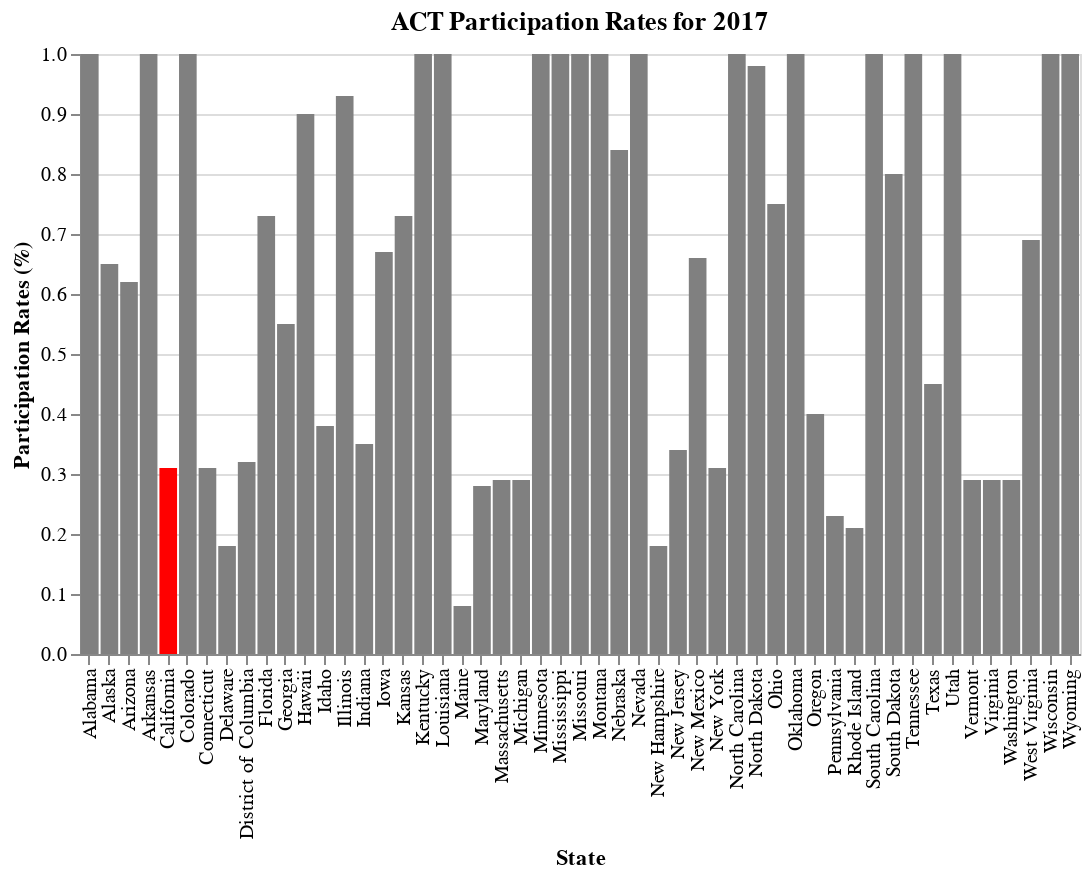

Here is the notebook cell this chart was saved with:
### Markdown cell above
*ACT performance scored better than SAT.*

### Code cell
#ACT participation rate for 2017
alt.Chart(states_data).mark_bar().encode(
    x=alt.X('state', title='State'),
    y=alt.Y('act17_part', title='Participation Rates (%)'),
    color=alt.condition(
        alt.datum.state == 'California',
        alt.value('red'),
        alt.value('grey')
    )
).properties(width=500, title='ACT Participation Rates for 2017')

### Figure 1 — Vega-Lite specification as saved in the notebook (floating-point values rounded to 4 significant figures)
{"config": {"view": {"continuousWidth": 400, "continuousHeight": 300}}, "data": {"name": "data-569fff93ff2a9f790209f8140c8ab5fc"}, "mark": "bar", "encoding": {"color": {"condition": {"value": "red", "test": "(datum.state === 'California')"}, "value": "grey"}, "x": {"type": "nominal", "field": "state", "title": "State"}, "y": {"type": "quantitative", "field": "act17_part", "title": "Participation Rates (%)"}}, "title": "ACT Participation Rates for 2017", "width": 500, "$schema": "https://vega.github.io/schema/vega-lite/v4.8.1.json", "datasets": {"data-569fff93ff2a9f790209f8140c8ab5fc": [{"state": "Alabama", "sat17_part": 0.05, "sat17_ebrw": 593, "sat17_math": 572, "sat17_total": 1165, "act17_part": 1.0, "act17_eng": 18.9, "act17_math": 18.4, "act17_read": 19.7, "act17_sci": 19.4, "act17_comp": 19.2, "sat18_part": 0.06, "sat18_ebrw": 595, "sat18_math": 571, "sat18_total": 1166, "act18_part": 1.0, "act18_comp": 19.1, "sat19_part": 0.07, "sat19_ebrw": 583, "sat19_math": 560, "sat19_total": 1143, "act19_part": 1.0, "act19_comp": 18.9, "pop19": 4903185, "poverty_pct": 14.7, "income17": 50200.0, "income18": 50800.0, "income19": 51700.0, "gdp17": 215100.0, "gdp18": 224000.0, "gdp19": 231200.0, "gdp19_percap": 47150.0}, {"state": "Alaska", "sat17_part": 0.38, "sat17_ebrw": 547, "sat17_math": 533, "sat17_total": 1080, "act17_part": 0.65, "act17_eng": 18.7, "act17_math": 19.8, "act17_read": 20.4, "act17_sci": 19.9, "act17_comp": 19.8, "sat18_part": 0.43, "sat18_ebrw": 562, "sat18_math": 544, "sat18_total": 1106, "act18_part": 0.33, "act18_comp": 20.8, "sat19_part": 0.41, "sat19_ebrw": 556, "sat19_math": 541, "sat19_total": 1097, "act19_part": 0.38, "act19_comp": 20.1, "pop19": 731545, "poverty_pct": 11.8, "income17": 76300.0, "income18": 75700.0, "income19": 75500.0, "gdp17": 53090.0, "gdp18": 54710.0, "gdp19": 54550.0, "gdp19_percap": 74560.0}, {"state": "Arizona", "sat17_part": 0.3, "sat17_ebrw": 563, "sat17_math": 553, "sat17_total": 1116, "act17_part": 0.62, "act17_eng": 18.6, "act17_math": 19.8, "act17_read": 20.1, "act17_sci": 19.8, "act17_comp": 19.7, "sat18_part": 0.29, "sat18_ebrw": 577, "sat18_math": 572, "sat18_total": 1149, "act18_part": 0.66, "act18_comp": 19.2, "sat19_part": 0.31, "sat19_ebrw": 569, "sat19_math": 565, "sat19_total": 1134, "act19_part": 0.73, "act19_comp": 19.0, "pop19": 7278717, "poverty_pct": 12.1, "income17": 59000.0, "income18": 60300.0, "income19": 62100.0, "gdp17": 330400.0, "gdp18": 349900.0, "gdp19": 370000.0, "gdp19_percap": 50830.0}, {"state": "Arkansas", "sat17_part": 0.03, "sat17_ebrw": 614, "sat17_math": 594, "sat17_total": 1208, "act17_part": 1.0, "act17_eng": 18.9, "act17_math": 19.0, "act17_read": 19.7, "act17_sci": 19.5, "act17_comp": 19.4, "sat18_part": 0.05, "sat18_ebrw": 592, "sat18_math": 576, "sat18_total": 1169, "act18_part": 1.0, "act18_comp": 19.4, "sat19_part": 0.06, "sat19_ebrw": 582, "sat19_math": 559, "sat19_total": 1141, "act19_part": 1.0, "act19_comp": 19.3, "pop19": 3017804, "poverty_pct": 15.0, "income17": 47800.0, "income18": 47900.0, "income19": 49000.0, "gdp17": 122400.0, "gdp18": 127300.0, "gdp19": 130800.0, "gdp19_percap": 43360.0}, {"state": "California", "sat17_part": 0.53, "sat17_ebrw": 531, "sat17_math": 524, "sat17_total": 1055, "act17_part": 0.31, "act17_eng": 22.5, "act17_math": 22.7, "act17_read": 23.1, "act17_sci": 22.2, "act17_comp": 22.8, "sat18_part": 0.6, "sat18_ebrw": 540, "sat18_math": 536, "sat18_total": 1076, "act18_part": 0.27, "act18_comp": 22.7, "sat19_part": 0.63, "sat19_ebrw": 534, "sat19_math": 531, "sat19_total": 1065, "act19_part": 0.23, "act19_comp": 22.6, "pop19": 39512223, "poverty_pct": 11.4, "income17": 74900.0, "income18": 76600.0, "income19": 80400.0, "gdp17": 2731000.0, "gdp18": 2895000.0, "gdp19": 3053000.0, "gdp19_percap": 77260.0}, {"state": "Colorado", "sat17_part": 0.11, "sat17_ebrw": 606, "sat17_math": 595, "sat17_total": 1201, "act17_part": 1.0, "act17_eng": 20.1, "act17_math": 20.3, "act17_read": 21.2, "act17_sci": 20.9, "act17_comp": 20.8, "sat18_part": 1.0, "sat18_ebrw": 519, "sat18_math": 506, "sat18_total": 1025, "act18_part": 0.3, "act18_comp": 23.9, "sat19_part": 1.0, "sat19_ebrw": 518, "sat19_math": 506, "sat19_total": 1024, "act19_part": 0.27, "act19_comp": 23.8, "pop19": 5758736, "poverty_pct": 9.1, "income17": 72100.0, "income18": 73300.0, "income19": 77100.0, "gdp17": 348900.0, "gdp18": 371400.0, "gdp19": 392200.0, "gdp19_percap": 68110.0}, {"state": "Connecticut", "sat17_part": 1.0, "sat17_ebrw": 530, "sat17_math": 512, "sat17_total": 1041, "act17_part": 0.31, "act17_eng": 25.5, "act17_math": 24.6, "act17_read": 25.6, "act17_sci": 24.6, "act17_comp": 25.2, "sat18_part": 1.0, "sat18_ebrw": 535, "sat18_math": 519, "sat18_total": 1053, "act18_part": 0.26, "act18_comp": 25.6, "sat19_part": 1.0, "sat19_ebrw": 529, "sat19_math": 516, "sat19_total": 1046, "act19_part": 0.22, "act19_comp": 25.5, "pop19": 3565287, "poverty_pct": 9.7, "income17": 77400.0, "income18": 77700.0, "income19": 78800.0, "gdp17": 271600.0, "gdp18": 280700.0, "gdp19": 288100.0, "gdp19_percap": 80810.0}, {"state": "Delaware", "sat17_part": 1.0, "sat17_ebrw": 503, "sat17_math": 492, "sat17_total": 996, "act17_part": 0.18, "act17_eng": 24.1, "act17_math": 23.4, "act17_read": 24.8, "act17_sci": 23.6, "act17_comp": 24.1, "sat18_part": 1.0, "sat18_ebrw": 505, "sat18_math": 492, "sat18_total": 998, "act18_part": 0.17, "act18_comp": 23.8, "sat19_part": 1.0, "sat19_ebrw": 499, "sat19_math": 486, "sat19_total": 985, "act19_part": 0.13, "act19_comp": 24.1, "pop19": 973764, "poverty_pct": 7.6, "income17": 65600.0, "income18": 66000.0, "income19": 70200.0, "gdp17": 68760.0, "gdp18": 72490.0, "gdp19": 77040.0, "gdp19_percap": 79120.0}, {"state": "District of Columbia", "sat17_part": 1.0, "sat17_ebrw": 482, "sat17_math": 468, "sat17_total": 950, "act17_part": 0.32, "act17_eng": 24.4, "act17_math": 23.5, "act17_read": 24.9, "act17_sci": 23.5, "act17_comp": 24.2, "sat18_part": 0.92, "sat18_ebrw": 497, "sat18_math": 480, "sat18_total": 977, "act18_part": 0.32, "act18_comp": 23.6, "sat19_part": 0.94, "sat19_ebrw": 495, "sat19_math": 480, "sat19_total": 975, "act19_part": 0.32, "act19_comp": 23.5, "pop19": 705749, "poverty_pct": 13.7, "income17": 85900.0, "income18": 86700.0, "income19": 92300.0, "gdp17": 133400.0, "gdp18": 139800.0, "gdp19": 144400.0, "gdp19_percap": 204600.0}, {"state": "Florida", "sat17_part": 0.83, "sat17_ebrw": 520, "sat17_math": 497, "sat17_total": 1017, "act17_part": 0.73, "act17_eng": 19.0, "act17_math": 19.4, "act17_read": 21.0, "act17_sci": 19.4, "act17_comp": 19.8, "sat18_part": 0.56, "sat18_ebrw": 550, "sat18_math": 549, "sat18_total": 1099, "act18_part": 0.66, "act18_comp": 19.9, "sat19_part": 1.0, "sat19_ebrw": 516, "sat19_math": 483, "sat19_total": 999, "act19_part": 0.54, "act19_comp": 20.1, "pop19": 21477737, "poverty_pct": 12.9, "income17": 54900.0, "income18": 56500.0, "income19": 59200.0, "gdp17": 1003000.0, "gdp18": 1058000.0, "gdp19": 1116000.0, "gdp19_percap": 51980.0}, {"state": "Georgia", "sat17_part": 0.61, "sat17_ebrw": 535, "sat17_math": 515, "sat17_total": 1050, "act17_part": 0.55, "act17_eng": 21.0, "act17_math": 20.9, "act17_read": 22.0, "act17_sci": 21.3, "act17_comp": 21.4, "sat18_part": 0.7, "sat18_ebrw": 542, "sat18_math": 522, "sat18_total": 1064, "act18_part": 0.53, "act18_comp": 21.4, "sat19_part": 0.71, "sat19_ebrw": 538, "sat19_math": 519, "sat19_total": 1058, "act19_part": 0.49, "act19_comp": 21.4, "pop19": 10617423, "poverty_pct": 13.3, "income17": 58600.0, "income18": 59800.0, "income19": 62000.0, "gdp17": 574400.0, "gdp18": 602300.0, "gdp19": 637800.0, "gdp19_percap": 60070.0}, {"state": "Hawaii", "sat17_part": 0.55, "sat17_ebrw": 544, "sat17_math": 541, "sat17_total": 1085, "act17_part": 0.9, "act17_eng": 17.8, "act17_math": 19.2, "act17_read": 19.2, "act17_sci": 19.3, "act17_comp": 19.0, "sat18_part": 0.56, "sat18_ebrw": 480, "sat18_math": 530, "sat18_total": 1010, "act18_part": 0.89, "act18_comp": 18.9, "sat19_part": 0.54, "sat19_ebrw": 550, "sat19_math": 550, "sat19_total": 1100, "act19_part": 0.8, "act19_comp": 19.0, "pop19": 1415872, "poverty_pct": 9.4, "income17": 81100.0, "income18": 81700.0, "income19": 83100.0, "gdp17": 87180.0, "gdp18": 90280.0, "gdp19": 91780.0, "gdp19_percap": 64820.0}, {"state": "Idaho", "sat17_part": 0.93, "sat17_ebrw": 513, "sat17_math": 493, "sat17_total": 1005, "act17_part": 0.38, "act17_eng": 21.9, "act17_math": 21.8, "act17_read": 23.0, "act17_sci": 22.1, "act17_comp": 22.3, "sat18_part": 1.0, "sat18_ebrw": 508, "sat18_math": 493, "sat18_total": 1001, "act18_part": 0.36, "act18_comp": 22.3, "sat19_part": 1.0, "sat19_ebrw": 505, "sat19_math": 488, "sat19_total": 993, "act19_part": 0.31, "act19_comp": 22.5, "pop19": 1787065, "poverty_pct": 10.0, "income17": 54500.0, "income18": 56600.0, "income19": 61000.0, "gdp17": 71690.0, "gdp18": 77490.0, "gdp19": 82420.0, "gdp19_percap": 46120.0}, {"state": "Illinois", "sat17_part": 0.09, "sat17_ebrw": 559, "sat17_math": 556, "sat17_total": 1115, "act17_part": 0.93, "act17_eng": 21.0, "act17_math": 21.2, "act17_read": 21.6, "act17_sci": 21.3, "act17_comp": 21.4, "sat18_part": 0.99, "sat18_ebrw": 513, "sat18_math": 506, "sat18_total": 1019, "act18_part": 0.43, "act18_comp": 23.9, "sat19_part": 1.0, "sat19_ebrw": 509, "sat19_math": 504, "sat19_total": 1013, "act19_part": 0.35, "act19_comp": 24.3, "pop19": 12671821, "poverty_pct": 10.4, "income17": 65700.0, "income18": 66200.0, "income19": 69200.0, "gdp17": 827100.0, "gdp18": 867500.0, "gdp19": 890500.0, "gdp19_percap": 70270.0}, {"state": "Indiana", "sat17_part": 0.63, "sat17_ebrw": 542, "sat17_math": 532, "sat17_total": 1074, "act17_part": 0.35, "act17_eng": 22.0, "act17_math": 22.4, "act17_read": 23.2, "act17_sci": 22.3, "act17_comp": 22.6, "sat18_part": 0.63, "sat18_ebrw": 542, "sat18_math": 532, "sat18_total": 1074, "act18_part": 0.32, "act18_comp": 22.5, "sat19_part": 0.66, "sat19_ebrw": 543, "sat19_math": 537, "sat19_total": 1080, "act19_part": 0.29, "act19_comp": 22.5, "pop19": 6732219, "poverty_pct": 11.1, "income17": 56500.0, "income18": 56800.0, "income19": 57600.0, "gdp17": 353200.0, "gdp18": 373500.0, "gdp19": 381000.0, "gdp19_percap": 56600.0}, {"state": "Iowa", "sat17_part": 0.02, "sat17_ebrw": 641, "sat17_math": 635, "sat17_total": 1275, "act17_part": 0.67, "act17_eng": 21.2, "act17_math": 21.3, "act17_read": 22.6, "act17_sci": 22.1, "act17_comp": 21.9, "sat18_part": 0.03, "sat18_ebrw": 634, "sat18_math": 631, "sat18_total": 1265, "act18_part": 0.68, "act18_comp": 21.8, "sat19_part": 0.03, "sat19_ebrw": 622, "sat19_math": 622, "sat19_total": 1244, "act19_part": 0.66, "act19_comp": 21.6, "pop19": 3155070, "poverty_pct": 8.6, "income17": 61100.0, "income18": 61000.0, "income19": 61700.0, "gdp17": 183500.0, "gdp18": 190400.0, "gdp19": 194300.0, "gdp19_percap": 61590.0}, {"state": "Kansas", "sat17_part": 0.04, "sat17_ebrw": 632, "sat17_math": 628, "sat17_total": 1260, "act17_part": 0.73, "act17_eng": 21.1, "act17_math": 21.3, "act17_read": 22.3, "act17_sci": 21.7, "act17_comp": 21.7, "sat18_part": 0.04, "sat18_ebrw": 633, "sat18_math": 631, "sat18_total": 1265, "act18_part": 0.71, "act18_comp": 21.6, "sat19_part": 0.04, "sat19_ebrw": 618, "sat19_math": 623, "sat19_total": 1241, "act19_part": 0.72, "act19_comp": 21.2, "pop19": 2913314, "poverty_pct": 10.4, "income17": 58800.0, "income18": 59300.0, "income19": 62100.0, "gdp17": 164900.0, "gdp18": 172300.0, "gdp19": 176700.0, "gdp19_percap": 60670.0}, {"state": "Kentucky", "sat17_part": 0.04, "sat17_ebrw": 631, "sat17_math": 616, "sat17_total": 1247, "act17_part": 1.0, "act17_eng": 19.6, "act17_math": 19.4, "act17_read": 20.5, "act17_sci": 20.1, "act17_comp": 20.0, "sat18_part": 0.04, "sat18_ebrw": 630, "sat18_math": 618, "sat18_total": 1248, "act18_part": 1.0, "act18_comp": 20.2, "sat19_part": 0.04, "sat19_ebrw": 620, "sat19_math": 612, "sat19_total": 1232, "act19_part": 1.0, "act19_comp": 19.8, "pop19": 4467673, "poverty_pct": 14.2, "income17": 50500.0, "income18": 51200.0, "income19": 52300.0, "gdp17": 201600.0, "gdp18": 208300.0, "gdp19": 216100.0, "gdp19_percap": 48370.0}, {"state": "Louisiana", "sat17_part": 0.04, "sat17_ebrw": 611, "sat17_math": 586, "sat17_total": 1198, "act17_part": 1.0, "act17_eng": 19.4, "act17_math": 18.8, "act17_read": 19.8, "act17_sci": 19.6, "act17_comp": 19.5, "sat18_part": 0.04, "sat18_ebrw": 615, "sat18_math": 595, "sat18_total": 1210, "act18_part": 1.0, "act18_comp": 19.2, "sat19_part": 0.05, "sat19_ebrw": 610, "sat19_math": 591, "sat19_total": 1200, "act19_part": 1.0, "act19_comp": 18.8, "pop19": 4648794, "poverty_pct": 19.1, "income17": 48100.0, "income18": 48800.0, "income19": 51100.0, "gdp17": 241700.0, "gdp18": 255800.0, "gdp19": 254600.0, "gdp19_percap": 54760.0}, {"state": "Maine", "sat17_part": 0.95, "sat17_ebrw": 513, "sat17_math": 499, "sat17_total": 1012, "act17_part": 0.08, "act17_eng": 24.2, "act17_math": 24.0, "act17_read": 24.8, "act17_sci": 23.7, "act17_comp": 24.3, "sat18_part": 0.99, "sat18_ebrw": 512, "sat18_math": 501, "sat18_total": 1013, "act18_part": 0.07, "act18_comp": 24.0, "sat19_part": 0.99, "sat19_ebrw": 512, "sat19_math": 502, "sat19_total": 1013, "act19_part": 0.06, "act19_comp": 24.3, "pop19": 1344212, "poverty_pct": 11.5, "income17": 58700.0, "income18": 56600.0, "income19": 58900.0, "gdp17": 62410.0, "gdp18": 65490.0, "gdp19": 68450.0, "gdp19_percap": 50920.0}, {"state": "Maryland", "sat17_part": 0.69, "sat17_ebrw": 536, "sat17_math": 524, "sat17_total": 1060, "act17_part": 0.28, "act17_eng": 23.3, "act17_math": 23.1, "act17_read": 24.2, "act17_sci": 2.3, "act17_comp": 23.6, "sat18_part": 0.76, "sat18_ebrw": 545, "sat18_math": 535, "sat18_total": 1080, "act18_part": 0.31, "act18_comp": 22.5, "sat19_part": 0.82, "sat19_ebrw": 535, "sat19_math": 523, "sat19_total": 1058, "act19_part": 0.28, "act19_comp": 22.3, "pop19": 6045680, "poverty_pct": 7.5, "income17": 84200.0, "income18": 84800.0, "income19": 86700.0, "gdp17": 400400.0, "gdp18": 411100.0, "gdp19": 421600.0, "gdp19_percap": 69740.0}, {"state": "Massachusetts", "sat17_part": 0.76, "sat17_ebrw": 555, "sat17_math": 551, "sat17_total": 1107, "act17_part": 0.29, "act17_eng": 25.4, "act17_math": 25.3, "act17_read": 25.9, "act17_sci": 24.7, "act17_comp": 25.4, "sat18_part": 0.8, "sat18_ebrw": 562, "sat18_math": 563, "sat18_total": 1125, "act18_part": 0.25, "act18_comp": 25.5, "sat19_part": 0.81, "sat19_ebrw": 559, "sat19_math": 561, "sat19_total": 1120, "act19_part": 0.21, "act19_comp": 25.5, "pop19": 6892503, "poverty_pct": 9.2, "income17": 80700.0, "income18": 81300.0, "income19": 85800.0, "gdp17": 532400.0, "gdp18": 564000.0, "gdp19": 593300.0, "gdp19_percap": 86070.0}, {"state": "Michigan", "sat17_part": 1.0, "sat17_ebrw": 509, "sat17_math": 495, "sat17_total": 1005, "act17_part": 0.29, "act17_eng": 24.1, "act17_math": 23.7, "act17_read": 24.5, "act17_sci": 23.8, "act17_comp": 24.1, "sat18_part": 1.0, "sat18_ebrw": 511, "sat18_math": 499, "sat18_total": 1011, "act18_part": 0.22, "act18_comp": 24.2, "sat19_part": 1.0, "sat19_ebrw": 507, "sat19_math": 496, "sat19_total": 1003, "act19_part": 0.19, "act19_comp": 24.4, "pop19": 9986857, "poverty_pct": 10.7, "income17": 57300.0, "income18": 57700.0, "income19": 59600.0, "gdp17": 501800.0, "gdp18": 520800.0, "gdp19": 531400.0, "gdp19_percap": 53210.0}, {"state": "Minnesota", "sat17_part": 0.03, "sat17_ebrw": 644, "sat17_math": 651, "sat17_total": 1295, "act17_part": 1.0, "act17_eng": 20.4, "act17_math": 21.5, "act17_read": 21.8, "act17_sci": 21.6, "act17_comp": 21.5, "sat18_part": 0.04, "sat18_ebrw": 643, "sat18_math": 655, "sat18_total": 1298, "act18_part": 0.99, "act18_comp": 21.3, "sat19_part": 0.04, "sat19_ebrw": 636, "sat19_math": 648, "sat19_total": 1284, "act19_part": 0.95, "act19_comp": 21.4, "pop19": 5639632, "poverty_pct": 7.4, "income17": 71300.0, "income18": 71600.0, "income19": 74600.0, "gdp17": 354700.0, "gdp18": 373400.0, "gdp19": 383000.0, "gdp19_percap": 67920.0}, {"state": "Mississippi", "sat17_part": 0.02, "sat17_ebrw": 634, "sat17_math": 607, "sat17_total": 1242, "act17_part": 1.0, "act17_eng": 18.2, "act17_math": 18.1, "act17_read": 18.8, "act17_sci": 18.8, "act17_comp": 18.6, "sat18_part": 0.03, "sat18_ebrw": 630, "sat18_math": 606, "sat18_total": 1236, "act18_part": 1.0, "act18_comp": 18.6, "sat19_part": 0.03, "sat19_ebrw": 628, "sat19_math": 608, "sat19_total": 1237, "act19_part": 1.0, "act19_comp": 18.4, "pop19": 2976149, "poverty_pct": 19.1, "income17": 45400.0, "income18": 45500.0, "income19": 45800.0, "gdp17": 110000.0, "gdp18": 112400.0, "gdp19": 114700.0, "gdp19_percap": 38550.0}, {"state": "Missouri", "sat17_part": 0.03, "sat17_ebrw": 640, "sat17_math": 631, "sat17_total": 1271, "act17_part": 1.0, "act17_eng": 19.8, "act17_math": 19.9, "act17_read": 20.8, "act17_sci": 20.5, "act17_comp": 20.4, "sat18_part": 0.04, "sat18_ebrw": 633, "sat18_math": 629, "sat18_total": 1262, "act18_part": 1.0, "act18_comp": 20.0, "sat19_part": 0.04, "sat19_ebrw": 622, "sat19_math": 615, "sat19_total": 1236, "act19_part": 0.82, "act19_comp": 20.8, "pop19": 6137428, "poverty_pct": 11.0, "income17": 56000.0, "income18": 55500.0, "income19": 57400.0, "gdp17": 308700.0, "gdp18": 319400.0, "gdp19": 332300.0, "gdp19_percap": 54140.0}, {"state": "Montana", "sat17_part": 0.1, "sat17_ebrw": 605, "sat17_math": 591, "sat17_total": 1196, "act17_part": 1.0, "act17_eng": 19.0, "act17_math": 20.2, "act17_read": 21.0, "act17_sci": 20.5, "act17_comp": 20.3, "sat18_part": 0.1, "sat18_ebrw": 606, "sat18_math": 592, "sat18_total": 1198, "act18_part": 1.0, "act18_comp": 20.0, "sat19_part": 0.09, "sat19_ebrw": 603, "sat19_math": 596, "sat19_total": 1199, "act19_part": 1.0, "act19_comp": 19.8, "pop19": 1068778, "poverty_pct": 10.1, "income17": 55700.0, "income18": 56300.0, "income19": 57200.0, "gdp17": 48440.0, "gdp18": 50900.0, "gdp19": 51790.0, "gdp19_percap": 48460.0}, {"state": "Nebraska", "sat17_part": 0.03, "sat17_ebrw": 629, "sat17_math": 625, "sat17_total": 1253, "act17_part": 0.84, "act17_eng": 20.9, "act17_math": 20.9, "act17_read": 21.9, "act17_sci": 21.5, "act17_comp": 21.4, "sat18_part": 0.03, "sat18_ebrw": 629, "sat18_math": 623, "sat18_total": 1252, "act18_part": 1.0, "act18_comp": 20.1, "sat19_part": 0.03, "sat19_ebrw": 628, "sat19_math": 631, "sat19_total": 1260, "act19_part": 1.0, "act19_comp": 20.0, "pop19": 1934408, "poverty_pct": 10.3, "income17": 62500.0, "income18": 60600.0, "income19": 63200.0, "gdp17": 121900.0, "gdp18": 126900.0, "gdp19": 131400.0, "gdp19_percap": 67900.0}, {"state": "Nevada", "sat17_part": 0.26, "sat17_ebrw": 563, "sat17_math": 553, "sat17_total": 1116, "act17_part": 1.0, "act17_eng": 16.3, "act17_math": 18.0, "act17_read": 18.1, "act17_sci": 18.2, "act17_comp": 17.8, "sat18_part": 0.23, "sat18_ebrw": 574, "sat18_math": 566, "sat18_total": 1140, "act18_part": 1.0, "act18_comp": 17.7, "sat19_part": 0.2, "sat19_ebrw": 580, "sat19_math": 576, "sat19_total": 1156, "act19_part": 1.0, "act19_comp": 17.9, "pop19": 3080156, "poverty_pct": 12.2, "income17": 60500.0, "income18": 59700.0, "income19": 63300.0, "gdp17": 160800.0, "gdp18": 170400.0, "gdp19": 181700.0, "gdp19_percap": 59000.0}, {"state": "New Hampshire", "sat17_part": 0.96, "sat17_ebrw": 532, "sat17_math": 520, "sat17_total": 1052, "act17_part": 0.18, "act17_eng": 25.4, "act17_math": 25.1, "act17_read": 26.0, "act17_sci": 24.9, "act17_comp": 25.5, "sat18_part": 0.96, "sat18_ebrw": 535, "sat18_math": 528, "sat18_total": 1063, "act18_part": 0.16, "act18_comp": 25.1, "sat19_part": 0.95, "sat19_ebrw": 533, "sat19_math": 526, "sat19_total": 1059, "act19_part": 0.14, "act19_comp": 25.0, "pop19": 1359711, "poverty_pct": 5.6, "income17": 76500.0, "income18": 76300.0, "income19": 77900.0, "gdp17": 80670.0, "gdp18": 83840.0, "gdp19": 87510.0, "gdp19_percap": 64360.0}, {"state": "New Jersey", "sat17_part": 0.7, "sat17_ebrw": 530, "sat17_math": 526, "sat17_total": 1056, "act17_part": 0.34, "act17_eng": 23.8, "act17_math": 23.8, "act17_read": 24.1, "act17_sci": 23.2, "act17_comp": 23.9, "sat18_part": 0.82, "sat18_ebrw": 547, "sat18_math": 547, "sat18_total": 1094, "act18_part": 0.31, "act18_comp": 23.7, "sat19_part": 0.82, "sat19_ebrw": 544, "sat19_math": 545, "sat19_total": 1090, "act19_part": 0.25, "act19_comp": 24.2, "pop19": 8882190, "poverty_pct": 8.2, "income17": 83500.0, "income18": 83200.0, "income19": 85800.0, "gdp17": 586400.0, "gdp18": 613500.0, "gdp19": 639400.0, "gdp19_percap": 71990.0}, {"state": "New Mexico", "sat17_part": 0.11, "sat17_ebrw": 577, "sat17_math": 561, "sat17_total": 1138, "act17_part": 0.66, "act17_eng": 18.6, "act17_math": 19.4, "act17_read": 20.4, "act17_sci": 20.0, "act17_comp": 19.7, "sat18_part": 0.16, "sat18_ebrw": 552, "sat18_math": 540, "sat18_total": 1093, "act18_part": 0.67, "act18_comp": 19.4, "sat19_part": 0.18, "sat19_ebrw": 543, "sat19_math": 530, "sat19_total": 1073, "act19_part": 0.63, "act19_comp": 19.3, "pop19": 2096829, "poverty_pct": 17.2, "income17": 48800.0, "income18": 48000.0, "income19": 51900.0, "gdp17": 92310.0, "gdp18": 97270.0, "gdp19": 102000.0, "gdp19_percap": 48630.0}, {"state": "New York", "sat17_part": 0.67, "sat17_ebrw": 528, "sat17_math": 523, "sat17_total": 1052, "act17_part": 0.31, "act17_eng": 23.8, "act17_math": 24.0, "act17_read": 24.6, "act17_sci": 23.9, "act17_comp": 24.2, "sat18_part": 0.79, "sat18_ebrw": 534, "sat18_math": 534, "sat18_total": 1068, "act18_part": 0.27, "act18_comp": 24.5, "sat19_part": 0.79, "sat19_ebrw": 531, "sat19_math": 533, "sat19_total": 1064, "act19_part": 0.22, "act19_comp": 24.5, "pop19": 19453561, "poverty_pct": 12.1, "income17": 67700.0, "income18": 69100.0, "income19": 72100.0, "gdp17": 1604000.0, "gdp18": 1695000.0, "gdp19": 1778000.0, "gdp19_percap": 91380.0}, {"state": "North Carolina", "sat17_part": 0.49, "sat17_ebrw": 546, "sat17_math": 535, "sat17_total": 1081, "act17_part": 1.0, "act17_eng": 17.8, "act17_math": 19.3, "act17_read": 19.6, "act17_sci": 19.3, "act17_comp": 19.1, "sat18_part": 0.52, "sat18_ebrw": 554, "sat18_math": 543, "sat18_total": 1098, "act18_part": 1.0, "act18_comp": 19.1, "sat19_part": 0.51, "sat19_ebrw": 554, "sat19_math": 546, "sat19_total": 1100, "act19_part": 1.0, "act19_comp": 19.0, "pop19": 10488084, "poverty_pct": 13.6, "income17": 55000.0, "income18": 54800.0, "income19": 57300.0, "gdp17": 549700.0, "gdp18": 570000.0, "gdp19": 595700.0, "gdp19_percap": 56790.0}, {"state": "North Dakota", "sat17_part": 0.02, "sat17_ebrw": 635, "sat17_math": 621, "sat17_total": 1256, "act17_part": 0.98, "act17_eng": 19.0, "act17_math": 20.4, "act17_read": 20.5, "act17_sci": 20.6, "act17_comp": 20.3, "sat18_part": 0.02, "sat18_ebrw": 640, "sat18_math": 643, "sat18_total": 1283, "act18_part": 0.98, "act18_comp": 20.3, "sat19_part": 0.02, "sat19_ebrw": 627, "sat19_math": 636, "sat19_total": 1263, "act19_part": 0.96, "act19_comp": 19.9, "pop19": 762062, "poverty_pct": 10.1, "income17": 64500.0, "income18": 65000.0, "income19": 64600.0, "gdp17": 55230.0, "gdp18": 59090.0, "gdp19": 59000.0, "gdp19_percap": 77430.0}, {"state": "Ohio", "sat17_part": 0.12, "sat17_ebrw": 578, "sat17_math": 570, "sat17_total": 1149, "act17_part": 0.75, "act17_eng": 21.2, "act17_math": 21.6, "act17_read": 22.5, "act17_sci": 22.0, "act17_comp": 22.0, "sat18_part": 0.18, "sat18_ebrw": 552, "sat18_math": 547, "sat18_total": 1099, "act18_part": 1.0, "act18_comp": 20.3, "sat19_part": 0.19, "sat19_ebrw": 550, "sat19_math": 548, "sat19_total": 1097, "act19_part": 1.0, "act19_comp": 20.0, "pop19": 11689100, "poverty_pct": 12.4, "income17": 56300.0, "income18": 57100.0, "income19": 58600.0, "gdp17": 641700.0, "gdp18": 667000.0, "gdp19": 693200.0, "gdp19_percap": 59300.0}, {"state": "Oklahoma", "sat17_part": 0.07, "sat17_ebrw": 530, "sat17_math": 517, "sat17_total": 1047, "act17_part": 1.0, "act17_eng": 18.5, "act17_math": 18.8, "act17_read": 20.1, "act17_sci": 19.6, "act17_comp": 19.4, "sat18_part": 0.08, "sat18_ebrw": 541, "sat18_math": 521, "sat18_total": 1062, "act18_part": 1.0, "act18_comp": 19.3, "sat19_part": 0.22, "sat19_ebrw": 490, "sat19_math": 472, "sat19_total": 963, "act19_part": 1.0, "act19_comp": 18.9, "pop19": 3956971, "poverty_pct": 12.4, "income17": 52200.0, "income18": 52900.0, "income19": 54400.0, "gdp17": 190700.0, "gdp18": 202500.0, "gdp19": 203700.0, "gdp19_percap": 51480.0}, {"state": "Oregon", "sat17_part": 0.43, "sat17_ebrw": 560, "sat17_math": 548, "sat17_total": 1108, "act17_part": 0.4, "act17_eng": 21.2, "act17_math": 21.5, "act17_read": 22.4, "act17_sci": 21.7, "act17_comp": 21.8, "sat18_part": 0.48, "sat18_ebrw": 564, "sat18_math": 553, "sat18_total": 1117, "act18_part": 0.42, "act18_comp": 21.3, "sat19_part": 0.51, "sat19_ebrw": 562, "sat19_math": 550, "sat19_total": 1112, "act19_part": 0.42, "act19_comp": 21.1, "pop19": 4217737, "poverty_pct": 9.8, "income17": 62800.0, "income18": 64600.0, "income19": 67100.0, "gdp17": 222600.0, "gdp18": 237100.0, "gdp19": 246600.0, "gdp19_percap": 58480.0}, {"state": "Pennsylvania", "sat17_part": 0.65, "sat17_ebrw": 540, "sat17_math": 531, "sat17_total": 1071, "act17_part": 0.23, "act17_eng": 23.4, "act17_math": 23.4, "act17_read": 24.2, "act17_sci": 23.3, "act17_comp": 23.7, "sat18_part": 0.7, "sat18_ebrw": 547, "sat18_math": 539, "sat18_total": 1086, "act18_part": 0.2, "act18_comp": 23.5, "sat19_part": 0.7, "sat19_ebrw": 545, "sat19_math": 537, "sat19_total": 1082, "act19_part": 0.17, "act19_comp": 23.6, "pop19": 12801989, "poverty_pct": 10.5, "income17": 61700.0, "income18": 62000.0, "income19": 63500.0, "gdp17": 745000.0, "gdp18": 772600.0, "gdp19": 799700.0, "gdp19_percap": 62470.0}, {"state": "Rhode Island", "sat17_part": 0.71, "sat17_ebrw": 539, "sat17_math": 524, "sat17_total": 1062, "act17_part": 0.21, "act17_eng": 24.0, "act17_math": 23.3, "act17_read": 24.7, "act17_sci": 23.4, "act17_comp": 24.0, "sat18_part": 0.97, "sat18_ebrw": 513, "sat18_math": 505, "sat18_total": 1018, "act18_part": 0.15, "act18_comp": 24.2, "sat19_part": 1.0, "sat19_ebrw": 503, "sat19_math": 492, "sat19_total": 995, "act19_part": 0.12, "act19_comp": 24.7, "pop19": 1059361, "poverty_pct": 9.8, "income17": 66600.0, "income18": 65500.0, "income19": 71200.0, "gdp17": 57940.0, "gdp18": 59130.0, "gdp19": 61320.0, "gdp19_percap": 57880.0}, {"state": "South Carolina", "sat17_part": 0.5, "sat17_ebrw": 543, "sat17_math": 521, "sat17_total": 1064, "act17_part": 1.0, "act17_eng": 17.5, "act17_math": 18.6, "act17_read": 19.1, "act17_sci": 18.9, "act17_comp": 18.7, "sat18_part": 0.55, "sat18_ebrw": 547, "sat18_math": 523, "sat18_total": 1070, "act18_part": 1.0, "act18_comp": 18.3, "sat19_part": 0.68, "sat19_ebrw": 526, "sat19_math": 504, "sat19_total": 1030, "act19_part": 0.78, "act19_comp": 18.8, "pop19": 5148714, "poverty_pct": 14.4, "income17": 52700.0, "income18": 53300.0, "income19": 56200.0, "gdp17": 223000.0, "gdp18": 233700.0, "gdp19": 244700.0, "gdp19_percap": 47520.0}, {"state": "South Dakota", "sat17_part": 0.03, "sat17_ebrw": 612, "sat17_math": 603, "sat17_total": 1216, "act17_part": 0.8, "act17_eng": 20.7, "act17_math": 21.5, "act17_read": 22.3, "act17_sci": 22.0, "act17_comp": 21.8, "sat18_part": 0.03, "sat18_ebrw": 622, "sat18_math": 618, "sat18_total": 1240, "act18_part": 0.77, "act18_comp": 21.9, "sat19_part": 0.03, "sat19_ebrw": 633, "sat19_math": 635, "sat19_total": 1268, "act19_part": 0.75, "act19_comp": 21.6, "pop19": 884659, "poverty_pct": 10.6, "income17": 58900.0, "income18": 57300.0, "income19": 59500.0, "gdp17": 50300.0, "gdp18": 52400.0, "gdp19": 53940.0, "gdp19_percap": 60970.0}, {"state": "Tennessee", "sat17_part": 0.05, "sat17_ebrw": 623, "sat17_math": 604, "sat17_total": 1228, "act17_part": 1.0, "act17_eng": 19.5, "act17_math": 19.2, "act17_read": 20.1, "act17_sci": 19.9, "act17_comp": 19.8, "sat18_part": 0.06, "sat18_ebrw": 624, "sat18_math": 607, "sat18_total": 1231, "act18_part": 1.0, "act18_comp": 19.6, "sat19_part": 0.07, "sat19_ebrw": 618, "sat19_math": 602, "sat19_total": 1220, "act19_part": 1.0, "act19_comp": 19.4, "pop19": 6829174, "poverty_pct": 12.1, "income17": 53500.0, "income18": 53300.0, "income19": 56100.0, "gdp17": 349800.0, "gdp18": 361400.0, "gdp19": 376900.0, "gdp19_percap": 55190.0}, {"state": "Texas", "sat17_part": 0.62, "sat17_ebrw": 513, "sat17_math": 507, "sat17_total": 1020, "act17_part": 0.45, "act17_eng": 19.5, "act17_math": 20.7, "act17_read": 21.1, "act17_sci": 20.9, "act17_comp": 20.7, "sat18_part": 0.66, "sat18_ebrw": 520, "sat18_math": 512, "sat18_total": 1032, "act18_part": 0.45, "act18_comp": 20.7, "sat19_part": 0.68, "sat19_ebrw": 515, "sat19_math": 507, "sat19_total": 1022, "act19_part": 0.39, "act19_comp": 20.5, "pop19": 28995881, "poverty_pct": 12.7, "income17": 61700.0, "income18": 61700.0, "income19": 64000.0, "gdp17": 1677000.0, "gdp18": 1810000.0, "gdp19": 1864000.0, "gdp19_percap": 64280.0}, {"state": "Utah", "sat17_part": 0.03, "sat17_ebrw": 624, "sat17_math": 614, "sat17_total": 1238, "act17_part": 1.0, "act17_eng": 19.5, "act17_math": 19.9, "act17_read": 20.8, "act17_sci": 20.6, "act17_comp": 20.3, "sat18_part": 0.04, "sat18_ebrw": 480, "sat18_math": 530, "sat18_total": 1010, "act18_part": 1.0, "act18_comp": 20.4, "sat19_part": 0.04, "sat19_ebrw": 614, "sat19_math": 615, "sat19_total": 1230, "act19_part": 1.0, "act19_comp": 20.3, "pop19": 3205958, "poverty_pct": 7.6, "income17": 71300.0, "income18": 72700.0, "income19": 75800.0, "gdp17": 168100.0, "gdp18": 182600.0, "gdp19": 195100.0, "gdp19_percap": 60850.0}, {"state": "Vermont", "sat17_part": 0.6, "sat17_ebrw": 562, "sat17_math": 551, "sat17_total": 1114, "act17_part": 0.29, "act17_eng": 23.3, "act17_math": 23.1, "act17_read": 24.4, "act17_sci": 23.2, "act17_comp": 23.6, "sat18_part": 0.64, "sat18_ebrw": 565, "sat18_math": 554, "sat18_total": 1120, "act18_part": 0.24, "act18_comp": 24.1, "sat19_part": 0.66, "sat19_ebrw": 560, "sat19_math": 546, "sat19_total": 1106, "act19_part": 0.2, "act19_comp": 24.1, "pop19": 623989, "poverty_pct": 9.0, "income17": 60000.0, "income18": 61900.0, "income19": 63000.0, "gdp17": 32250.0, "gdp18": 33030.0, "gdp19": 34130.0, "gdp19_percap": 54690.0}, {"state": "Virginia", "sat17_part": 0.65, "sat17_ebrw": 561, "sat17_math": 541, "sat17_total": 1102, "act17_part": 0.29, "act17_eng": 23.5, "act17_math": 23.3, "act17_read": 24.6, "act17_sci": 23.5, "act17_comp": 23.8, "sat18_part": 0.68, "sat18_ebrw": 567, "sat18_math": 550, "sat18_total": 1117, "act18_part": 0.24, "act18_comp": 23.9, "sat19_part": 0.68, "sat19_ebrw": 567, "sat19_math": 551, "sat19_total": 1119, "act19_part": 0.21, "act19_comp": 24.0, "pop19": 8535519, "poverty_pct": 9.7, "income17": 74600.0, "income18": 73900.0, "income19": 76500.0, "gdp17": 509900.0, "gdp18": 531800.0, "gdp19": 554300.0, "gdp19_percap": 64940.0}, {"state": "Washington", "sat17_part": 0.64, "sat17_ebrw": 541, "sat17_math": 534, "sat17_total": 1075, "act17_part": 0.29, "act17_eng": 20.9, "act17_math": 21.9, "act17_read": 22.1, "act17_sci": 22.0, "act17_comp": 21.9, "sat18_part": 0.69, "sat18_ebrw": 543, "sat18_math": 538, "sat18_total": 1081, "act18_part": 0.24, "act18_comp": 22.2, "sat19_part": 0.7, "sat19_ebrw": 539, "sat19_math": 535, "sat19_total": 1074, "act19_part": 0.24, "act19_comp": 22.1, "pop19": 7614893, "poverty_pct": 8.8, "income17": 74000.0, "income18": 75400.0, "income19": 78700.0, "gdp17": 519900.0, "gdp18": 564500.0, "gdp19": 597900.0, "gdp19_percap": 78510.0}, {"state": "West Virginia", "sat17_part": 0.14, "sat17_ebrw": 558, "sat17_math": 528, "sat17_total": 1086, "act17_part": 0.69, "act17_eng": 20.0, "act17_math": 19.4, "act17_read": 21.2, "act17_sci": 20.5, "act17_comp": 20.4, "sat18_part": 0.28, "sat18_ebrw": 513, "sat18_math": 486, "sat18_total": 999, "act18_part": 0.65, "act18_comp": 20.3, "sat19_part": 0.99, "sat19_ebrw": 483, "sat19_math": 460, "sat19_total": 943, "act19_part": 0.49, "act19_comp": 20.8, "pop19": 1792147, "poverty_pct": 15.6, "income17": 45300.0, "income18": 44900.0, "income19": 48900.0, "gdp17": 74800.0, "gdp18": 79040.0, "gdp19": 79140.0, "gdp19_percap": 44160.0}, {"state": "Wisconsin", "sat17_part": 0.03, "sat17_ebrw": 642, "sat17_math": 649, "sat17_total": 1291, "act17_part": 1.0, "act17_eng": 19.7, "act17_math": 20.4, "act17_read": 20.6, "act17_sci": 20.9, "act17_comp": 20.5, "sat18_part": 0.03, "sat18_ebrw": 641, "sat18_math": 653, "sat18_total": 1294, "act18_part": 1.0, "act18_comp": 20.5, "sat19_part": 0.03, "sat19_ebrw": 635, "sat19_math": 648, "sat19_total": 1283, "act19_part": 1.0, "act19_comp": 20.3, "pop19": 5822434, "poverty_pct": 8.7, "income17": 61900.0, "income18": 61900.0, "income19": 64200.0, "gdp17": 318400.0, "gdp18": 332300.0, "gdp19": 344700.0, "gdp19_percap": 59210.0}, {"state": "Wyoming", "sat17_part": 0.03, "sat17_ebrw": 626, "sat17_math": 604, "sat17_total": 1230, "act17_part": 1.0, "act17_eng": 19.4, "act17_math": 19.8, "act17_read": 20.8, "act17_sci": 20.6, "act17_comp": 20.2, "sat18_part": 0.03, "sat18_ebrw": 633, "sat18_math": 625, "sat18_total": 1257, "act18_part": 1.0, "act18_comp": 20.0, "sat19_part": 0.03, "sat19_ebrw": 623, "sat19_math": 615, "sat19_total": 1238, "act19_part": 1.0, "act19_comp": 19.8, "pop19": 578759, "poverty_pct": 10.5, "income17": 63000.0, "income18": 62700.0, "income19": 65000.0, "gdp17": 36860.0, "gdp18": 39030.0, "gdp19": 39600.0, "gdp19_percap": 68420.0}]}}
